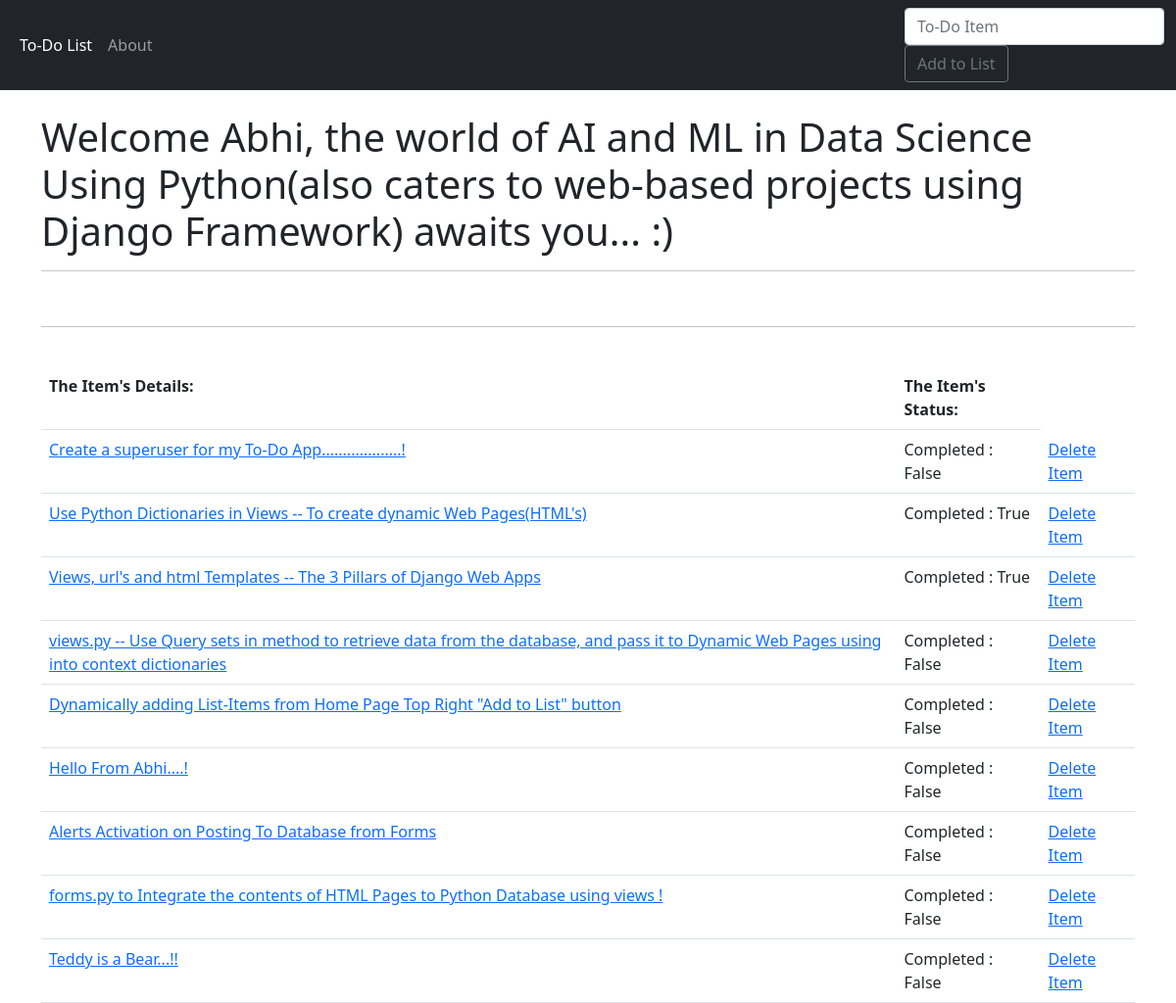
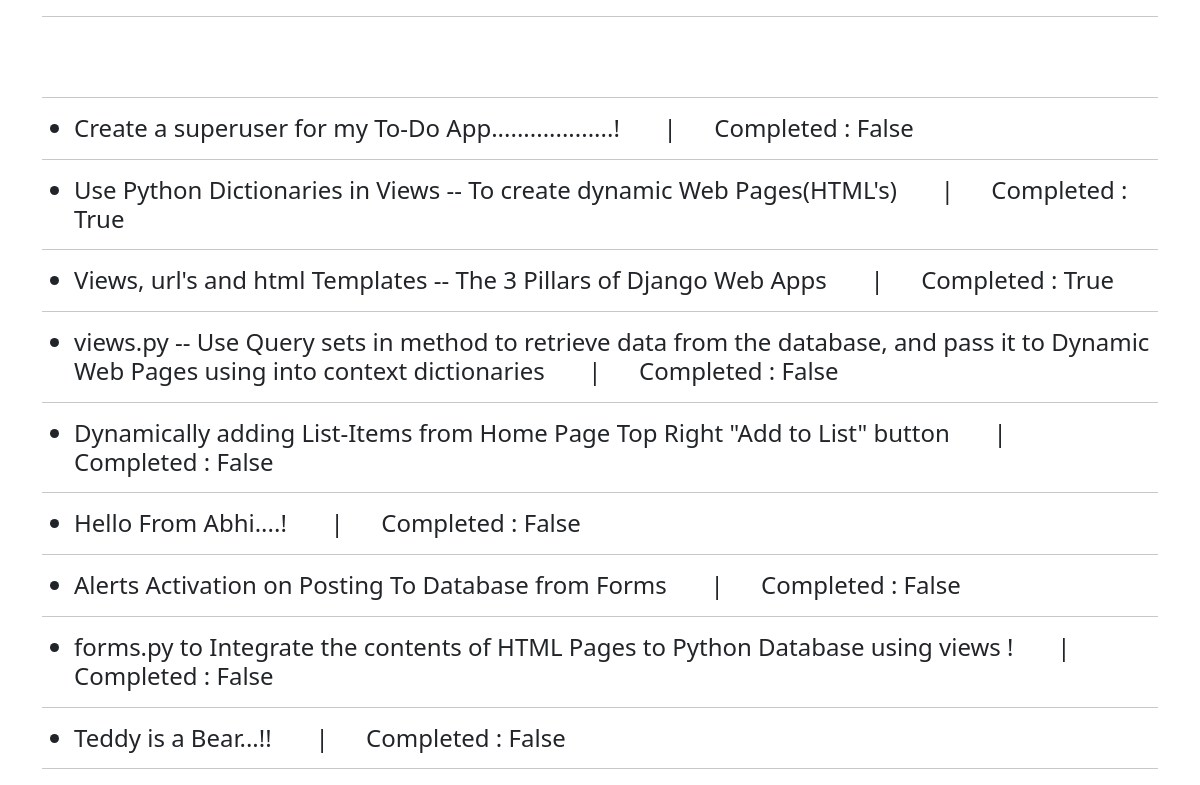
The page / on the database its author committed (2 pictures, top to bottom).
### todo_list/models.py (models this page shows, shortened)
class List(models.Model):
	item = models.CharField(max_length=200)
	completed = models.BooleanField(default=False)

### todo_list/views.py (the view)
# urls.py: 2. Add a URL to urlpatterns:  path('', views.home, name='home')
def home(request):
	if request.method=='POST':
		form = ListForm(request.POST or None)
		if form.is_valid():
			form.save()
		all_items = List.objects.all
		messages.success(request, 'List-Item has been added Successfully.')
		return	render(request, 'home.html', {'all_items':all_items,'view_style':True})
	else:
		all_items = List.objects.all
		return	render(request, 'home.html', {'all_items':all_items,'view_style':True})

### todo_list/templates/home.html (shortened to what this page needs)
{% extends 'base.html' %}
{% block content %}
<head>
</head>
<h1> Welcome Abhi, the world of AI and ML in Data Science Using Python(also caters to web-based projects using Django Framework) awaits you... :) </h1>
<hr>
<br>
<hr>
<br>
{% if all_items %}
<table class="table table-bodered">
	<tr>
		<th scope="col" >The Item's Details:</th>
		<th scope="col" >The Item's Status:</th>
	</tr>
	{% for items_dtl in all_items %}
		<tr>
		<td><a href="{% url 'edit' items_dtl.id %}"> {{items_dtl.item}} </a></td>
		<td>Completed : {{items_dtl.completed}}</td>
		<td><a href="{% url 'delete' items_dtl.id %}"> Delete Item </a></td>
		</tr>
	{% endfor %}
</table>
{% endif %}
<hr>
	<br><br>
	{% if all_items %}
		{% for items_dtl in all_items %}
			<hr>
			<ul>
				<h4><li>{{items_dtl.item}} &nbsp&nbsp&nbsp&nbsp&nbsp   | &nbsp&nbsp&nbsp&nbsp Completed : {{items_dtl.completed}}</h4></li>
			</ul>
		{% endfor %}
		<hr>
	{% endif %}
{% endblock %}

### todo_list/templates/base.html (shortened to what this page needs)
<!doctype html>
<html lang="en">
  <head>
    <link href="https://cdn.jsdelivr.net/npm/bootstrap@5.0.0/dist/css/bootstrap.min.css" rel="stylesheet">
  </head>
  <body>
<nav class="navbar navbar-expand-lg navbar-dark bg-dark">
  <div class="container-fluid">
    <div class="collapse navbar-collapse" id="navbarSupportedContent">
      <ul class="navbar-nav me-auto mb-2 mb-lg-0">
        <li class="nav-item">
          <a class="nav-link active" aria-current="page" href="{% url 'home' %}">To-Do List</a>
        </li>
        <li class="nav-item">
          <a class="nav-link" href="{% url 'about' %}">About</a>
        </li>
      </ul>
      <form class="form-inline my-2 my-lg-0" method="POST">
        <input class="form-control me-2" type="search" placeholder="To-Do Item" aria-label="Search" name="item">
        <button class="btn btn-outline-secondary" type="submit">Add to List</button>
      </form>
    </div>
  </div>
</nav>
	<br/>
	<div class="container">
		{% block content %}{% endblock %}
	</div>
  </body>
</html>

### rows shown on the page
List: item "Create a superuser for my To-Do App...................!", completed "False"
List: item "Use Python Dictionaries in Views -- To create dynamic Web Pages(HTML's)", completed "True"
List: item "Views, url's and html Templates -- The 3 Pillars of Django Web Apps", completed "True"
List: item "views.py -- Use Query sets in method to retrieve data from the database, and pass it to Dynamic Web Pages using into context dictionaries", completed "False"
List: item "Dynamically adding List-Items from Home Page Top Right \"Add to List\" button", completed "False"
List: item "Hello From Abhi....!", completed "False"
List: item "Alerts Activation on Posting To Database from Forms", completed "False"
List: item "forms.py to Integrate the contents of HTML Pages to Python Database using views !", completed "False"
List: item "Teddy is a Bear...!!", completed "False"
